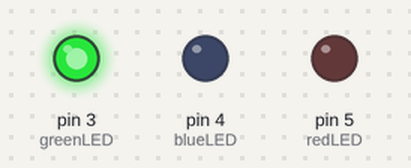
A sketch run on a simulated Arduino Uno, built with avr-gcc and run on an emulated ATmega328P. Parts: output pins drawn as LEDs (lit = HIGH).

Above: at 0.4 s.
At 1.2 s:
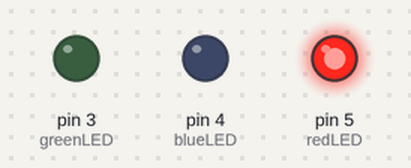
At 4.4 s:
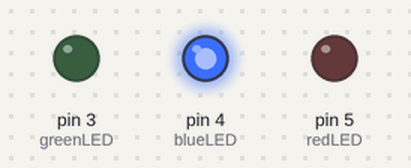
Timing chart, 0 to 5.5 s (numbered marks = the images above):
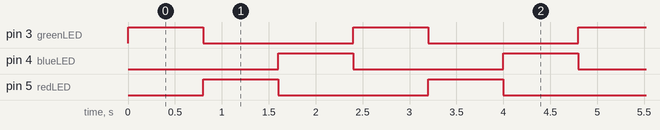

The sketch:

demo1.ino
```cpp
//these teensy pins are PWM capable pins
int greenLED = 3;//3.0V, ~33ohm or bigger - LEDs turn ON with very little current so the 220 ohm that came with the tri-color LED are fine
int blueLED = 4;//2.3V, ~111ohm
int redLED = 5;//1.6V, ~189ohm

//these pins are NOT PWM capable pins
//int greenLED = 7;//3.0V, ~33ohm or bigger - LEDs turn ON with very little current so the 220 ohm that came with the tri-color LED are fine
//int blueLED = 8;//2.3V, ~111ohm
//int redLED = 12;//1.6V, ~189ohm

int pushButton = 14;
int myDelay = 800;
int counter;

long dutyCycleRandNumber;

void setup() {
  // put your setup code here, to run once:
  Serial.begin(9600);
  pinMode(greenLED, OUTPUT);
  pinMode(blueLED, OUTPUT);
  pinMode(redLED, OUTPUT);
  pinMode(pushButton, INPUT);
  pinMode(0, INPUT);//use this open circuited pin for a seed to the random number generator

  //attachInterrupt(pushButton, changeLights, CHANGE);//for task 6, demo #4
}

void loop() {
   digitalWrite(greenLED, 1);
   delay(myDelay);
   digitalWrite(greenLED, 0);

   digitalWrite(redLED, 1);
   delay(myDelay);
   digitalWrite(redLED, 0);

   digitalWrite(blueLED, 1);
   delay(myDelay);
   digitalWrite(blueLED, 0);


}//end main
```

Measured:
- by itself, pin 3 (greenLED), pin 4 (blueLED), pin 5 (redLED): alternates HIGH for 0.80 s and LOW for 1.6 s
- by itself, everything shown: repeats every 2.4 s, in 4 steps
